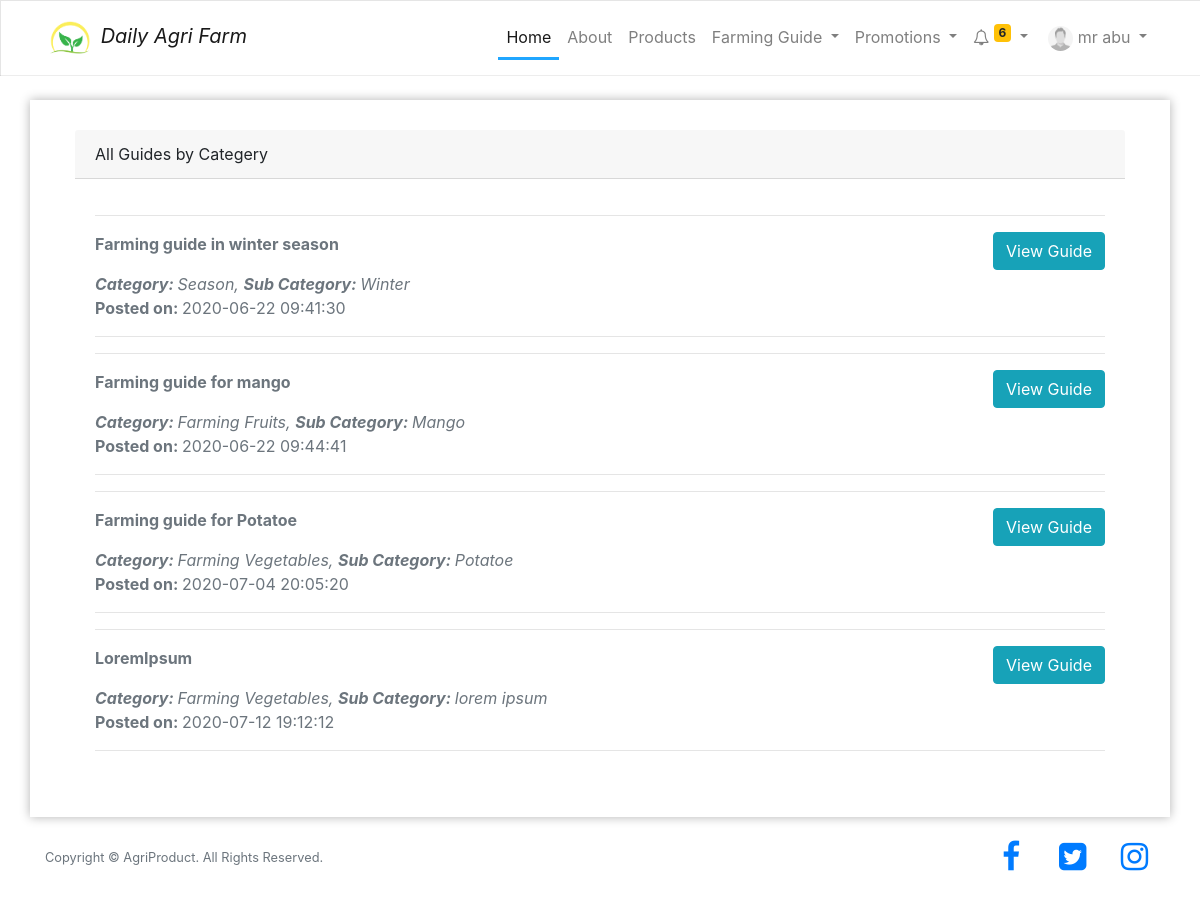
Screenshot of /agrifarm/farmer/index.php (signed in) with the database file from the repository.
### tables this page shows
CREATE TABLE `users` (
  `id` int(11) NOT NULL,
  `email` varchar(200) NOT NULL,
  `password` varchar(200) NOT NULL,
  `firstname` varchar(200) DEFAULT NULL,
  `lastname` varchar(200) DEFAULT NULL,
  `phone` varchar(200) DEFAULT NULL,
  `role` int(11) NOT NULL,
  `address` varchar(200) DEFAULT NULL,
  `zipcode` int(11) DEFAULT NULL,
  `country` varchar(100) DEFAULT NULL,
  `state` varchar(100) DEFAULT NULL,
  `profile_pic` varchar(250) DEFAULT NULL,
  `member_since` datetime NOT NULL DEFAULT current_timestamp()
);

CREATE TABLE `guide` (
  `id` int(11) NOT NULL,
  `post_category` varchar(100) DEFAULT NULL,
  `subcategory` varchar(100) DEFAULT NULL,
  `title` varchar(100) DEFAULT NULL,
  `announcement` text DEFAULT NULL,
  `dateposted` datetime NOT NULL DEFAULT current_timestamp()
);

### agrifarm/session.php (called while the page is built, shortened)
<?php
	include '../conn.php';
	$sql = "SELECT * FROM users WHERE id = '".$_SESSION['user']."'";
	$query = $conn->query($sql);
	$user = $query->fetch_assoc();
?>

### agrifarm/farmer/index.php (the view, shortened to what this page needs)
<?php
  include '../session.php';
?>
<!DOCTYPE html>
<html lang="en">
<head>
    <link rel="stylesheet" href="https://stackpath.bootstrapcdn.com/font-awesome/4.7.0/css/font-awesome.min.css">
    <link rel="stylesheet" href="https://maxcdn.bootstrapcdn.com/bootstrap/4.4.1/css/bootstrap.min.css">
    <link rel="stylesheet" href="https://cdnjs.cloudflare.com/ajax/libs/twitter-bootstrap/4.1.3/css/bootstrap.css">
    <link rel="stylesheet" type="text/css" href="https://cdn.datatables.net/1.10.20/css/dataTables.bootstrap4.min.css">
    <link rel="stylesheet" href="../css/custom.css">
</head>
<header class="header">
<nav class="navbar navbar-expand-lg navbar-light bg-light" style="box-shadow: inset 1px 1px 0 rgba(0,0,0,.1), inset 0 -1px 0 rgba(0,0,0,.07); ">
  <div class="container">
      <a class="navbar-brand" href="index.php" style="font-style: italic;">
        <img src="../images/logo.png" alt="logo" width="50px" height="50px">
        Daily Agri Farm
      </a>
  <div class="collapse navbar-collapse" id="navbarNav">
    <ul class="nav navbar-nav ml-auto">
      <li class="nav-item active">
        <a class="nav-link" href="index.php">Home <span class="sr-only">(current)</span></a>
      </li>
      <li class="nav-item">
        <a class="nav-link" href="about.php">About</a>
      </li>
      <li class="nav-item">
        <a class="nav-link" href="all-order.php">Products</a>
      </li>
      <li class="nav-item dropdown">
        <a class="nav-link dropdown-toggle" href="#" id="navbarDropdown" role="button" data-toggle="dropdown" aria-haspopup="true" aria-expanded="false">
              Farming Guide
        </a>
      </li>
      <li class="nav-item dropdown">
        <a class="nav-link dropdown-toggle" href="#" id="navbarDropdown" role="button" data-toggle="dropdown" aria-haspopup="true" aria-expanded="false">
              Promotions
        </a>
      </li>
      <li class="nav-item dropdown">
        <a class="nav-link dropdown-toggle" href="#" id="navbarDropdown" role="button" data-toggle="dropdown" aria-haspopup="true" aria-expanded="false">
          <i class="fa fa-bell-o"></i>
          <?php
          $sql = "SELECT * FROM order_item WHERE seller_id = '".$user['id']."' AND status =1 ORDER BY order_date desc";
          $query = $conn->query($sql);
          $num_notifications = mysqli_num_rows($query);
          if (!mysqli_num_rows($query)) {
            echo '';
          }
          else {
          ?>
            <sup class="badge badge-warning"><?php echo $num_notifications; ?></sup>
          <?php
            }
          ?>
        </a>
      </li>
      <?php
        $photo = $user["profile_pic"];
        if($photo != "")
        {
          $img = $user["profile_pic"];
        }
        else
        {
          $img = "profile.jpg";
        }
      ?>
      <li class="nav-item dropdown">
        <a class="nav-link dropdown-toggle" href="#" id="navbarDropdown" role="button" data-toggle="dropdown" aria-haspopup="true" aria-expanded="false">
          <img src="../images/<?php echo $img; ?>" alt="" class="img-circle" style="border-radius: 50%;width: 25px; height: 25px;" /> <?php echo $user['firstname'], " ", $user['lastname']; ?>
        </a>
      </li>
    </ul>
  </div>
</nav>
</header>
<body>
<br>
<?php
if($user['role'] == 1)
{
  $sql = "SELECT * FROM guide ";
  $query = $conn->query($sql);
?>
<div class="container" style="min-height: 80vh;padding: 30px;box-shadow: 0 0 10px rgb(0,0,0,0.3);">
  <div class="col-md-12">
    <div class="card-header">All Guides by Categery</div>
    <div class="card-body">
      <?php
        while ($row = $query->fetch_assoc()) {
      ?>
        <hr>
        <div class="form-group font-weight-bold text-muted">
          <?php echo $row["title"];?>
          <a href="view-guide.php?id=<?php echo $row['id'];?>" class="float-right btn btn-info" style="color:#fff;">View Guide</a>
        </div>
        <i class="form-group text-muted">
          <span class="font-weight-bold">Category: </span><span><?php echo $row["post_category"];?>, </span>
          <span class="font-weight-bold">Sub Category: </span><span><?php echo $row["subcategory"];?></span>
        </i>
        <p class="text-muted"><span class="font-weight-bold">Posted on: </span> <?php echo $row["dateposted"]; ?></p>
        <hr>
      <?php
        }
      ?>
    </div>
  </div>
</div>
<?php
}
?>
<br>
<?php include '../footer.php'; ?>
</body>
</html>

### agrifarm/css/custom.css (style rules this page uses)
body { min-height: 100vh; }
li.nav-item.active { border-bottom: 3px solid #20a6ff; }
.bg-light { background-color: #fff!important; }

### rows the page displays
users: firstname "mr", lastname "abu"
guide: title "Farming guide in winter season", post_category "Season", subcategory "Winter", dateposted "2020-06-22 09:41:30"
guide: title "Farming guide for mango", post_category "Farming Fruits", subcategory "Mango", dateposted "2020-06-22 09:44:41"
guide: title "Farming guide for Potatoe", post_category "Farming Vegetables", subcategory "Potatoe", dateposted "2020-07-04 20:05:20"
guide: title "LoremIpsum", post_category "Farming Vegetables", subcategory "lorem ipsum", dateposted "2020-07-12 19:12:12"

### other values shown
$num_notifications "6"
